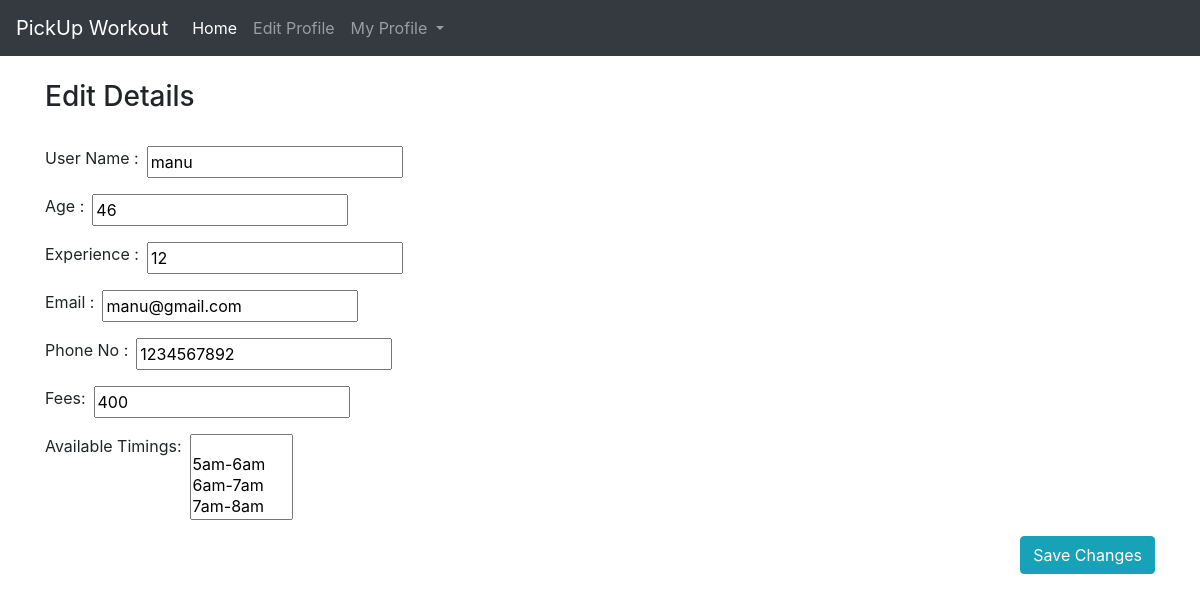
/profile_dietician/edit_profile_dietician/ (signed in), run on the app's committed database.
### accounts/models.py (models this page shows)
class MyUser(AbstractUser):
	is_trainer=models.BooleanField(default=False)
	is_member=models.BooleanField(default=False)
	is_dietician=models.BooleanField(default=False)
	age=models.IntegerField(validators=[MaxValueValidator(70)],default=0)
	gender = models.CharField(max_length=255,default='M')
	workout=models.CharField(max_length=255)
	phone=models.IntegerField(validators=[MaxValueValidator(10)],default=0)

class Dietician(models.Model):
	user=models.OneToOneField(MyUser,on_delete=models.CASCADE,primary_key=True)
	experience=models.IntegerField(validators=[MaxValueValidator(50)],default=0)
	rating=models.PositiveIntegerField(default=0,validators=[MaxValueValidator(10)])
	fees=models.IntegerField(validators=[MaxValueValidator(9999999999)],default=0)
	category=models.CharField(max_length=255)
	available=models.CharField(max_length=255,default="1pm-2pm")

### accounts/views.py (the view, shortened to what this page needs)
# urls.py: path('profile_dietician/edit_profile_dietician/',views.edit_profile_dietician,name="edit_profile_dietician"),
def edit_profile_dietician(request):
    context={}
    user=request.user
    dietician=Dietician.objects.get(user=user)
    context={
        'object':dietician
    }
    return render(request,'edit_profile_dietician.html',context)

### accounts/templates/edit_profile_dietician.html (shortened to what this page needs)
{% extends 'base_dietician.html' %}
{% block content %}
<br>
<h3>Edit Details</h3>
<br>
<form method="POST" action="">
    <div class="input-group mb-3">
        <label for="name">User Name :</label>&ensp;
        <input type="text"  name="name" id="box" value="{{ user.username }}" readonly required>&ensp;
    </div>
    <div class="input-group mb-3">
        <label for="age">Age :</label>&ensp;
        <input type="text" name="age" id="box" pattern="[0-9]{.2}" value="{{ user.age }}" readonly required>&ensp;
    </div>
    <div class="input-group mb-3">
        <label for="exp">Experience :</label>&ensp;
        <input type="text"  name="exp" id="box" value="{{ object.experience }}">&ensp;
    </div>
        <div class="input-group mb-3">
        <label for="email">Email :</label>&ensp;
        <input type="text" name="email" id="box" pattern="^[a-z0-9A-Z.!#$%&'*+/=_{|}~-]+@gmail.com$" oninvalid="setCustomValidity('Format required : abc@gmail.com')" oninput="setCustomValidity('')" value="{{user.email}}" required>
    </div>
   <div class="input-group mb-3">
        <label for="phone">Phone No :</label>&ensp;
        <input type="tel" name="phone" id="box" pattern="[0-9]{10}" oninvalid="setCustomValidity('Please enter the correct format')" oninput="setCustomValidity('')" value="{{user.phone}}" required>&ensp;
    </div>
    <div class="input-group mb-3">
        <label for="fees">Fees:</label>&ensp;
        <input type="text" name="fees" id="box" value="{{object.fees}}">&ensp;
    </div>
    <div class="input-group mb-3">
        <label for="available">Available Timings:</label>&ensp;
        <select class="selectpicker" name="available" multiple data-live-search="true" data-live-search-placeholder="Timings" required>
            <option disabled="true"></option>
            <option>5am-6am</option>
            <option>6am-7am</option>
            <option>7am-8am</option>
            <option>8am-9am</option>
        </select>
    </div>
    <div class="form-group">
        <input type="submit" value="Save Changes" class="btn btn-info float-right ">
    </div>
</form>
{% endblock %}

### data on the page
MyUser: name "manu", age "46", email "manu@gmail.com", phone "1234567892"
Dietician: exp "12", fees "400"
